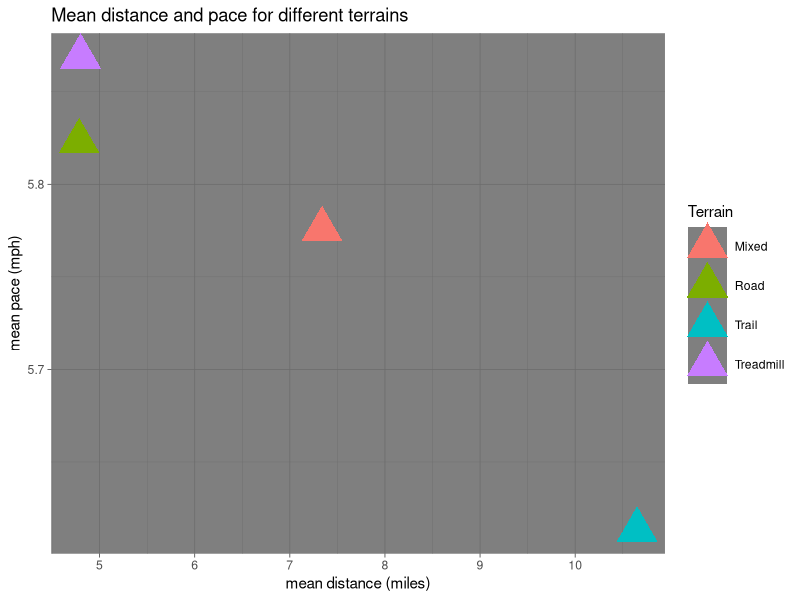
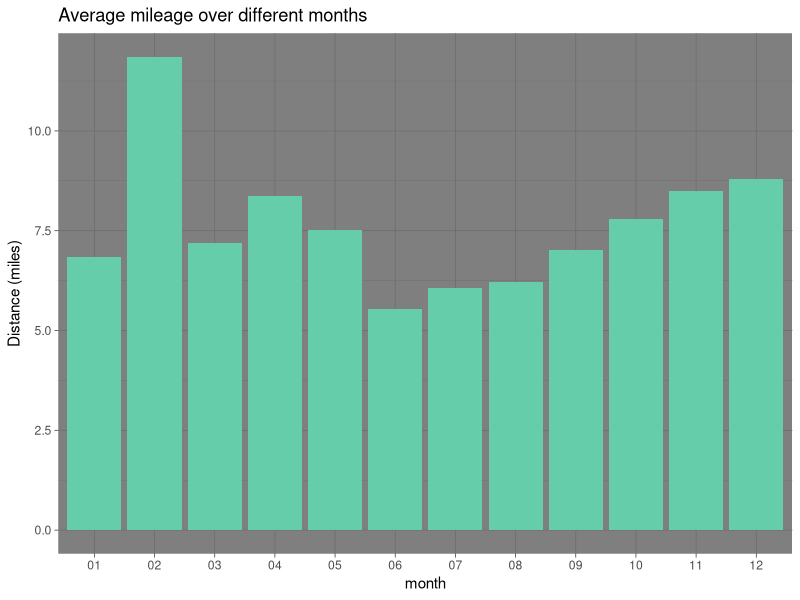
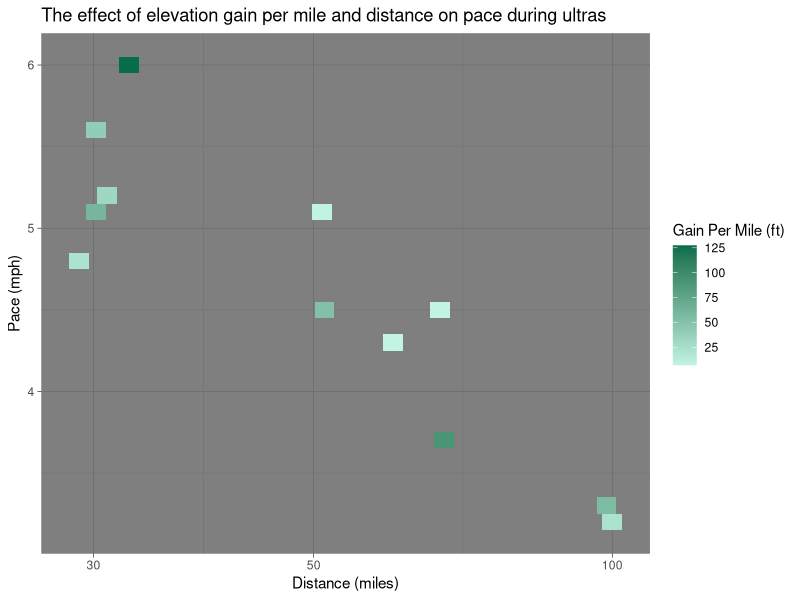
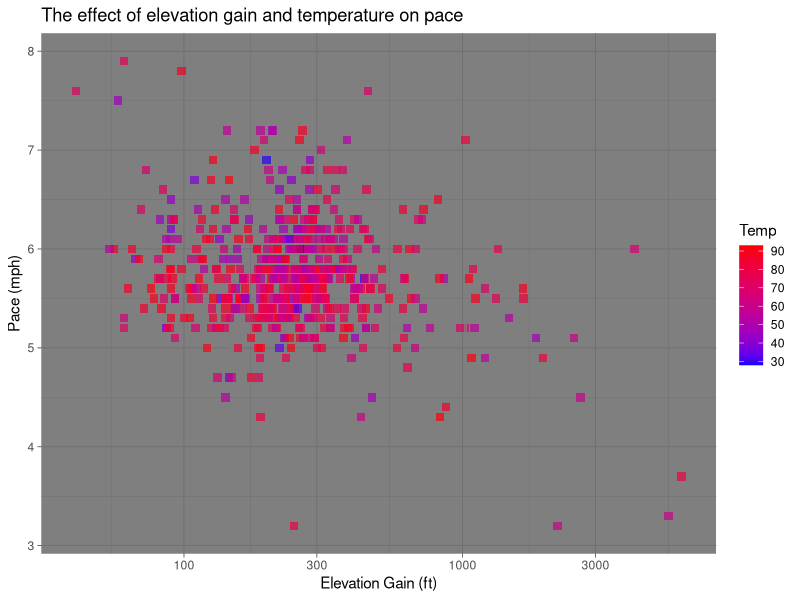
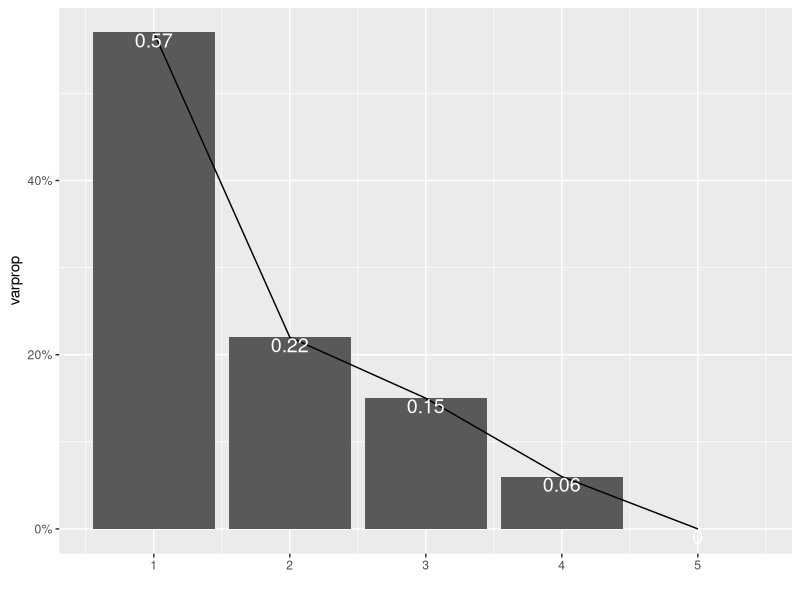
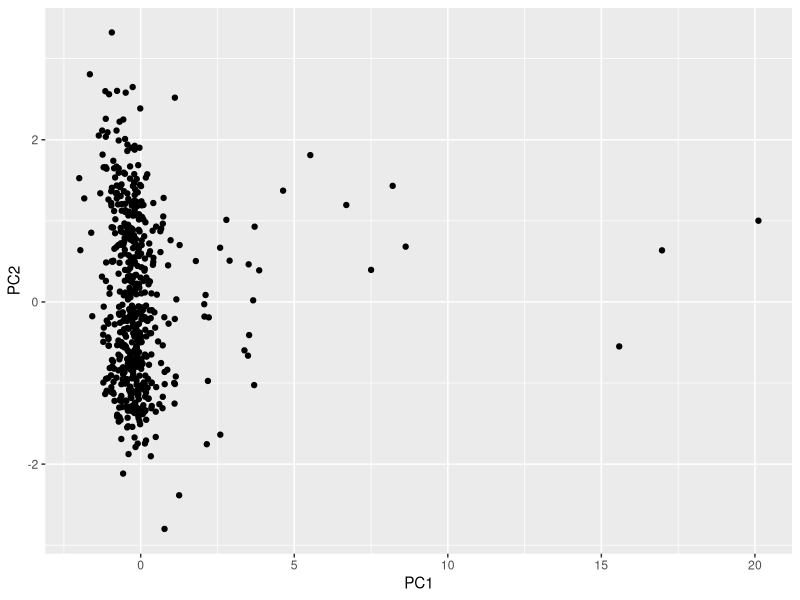
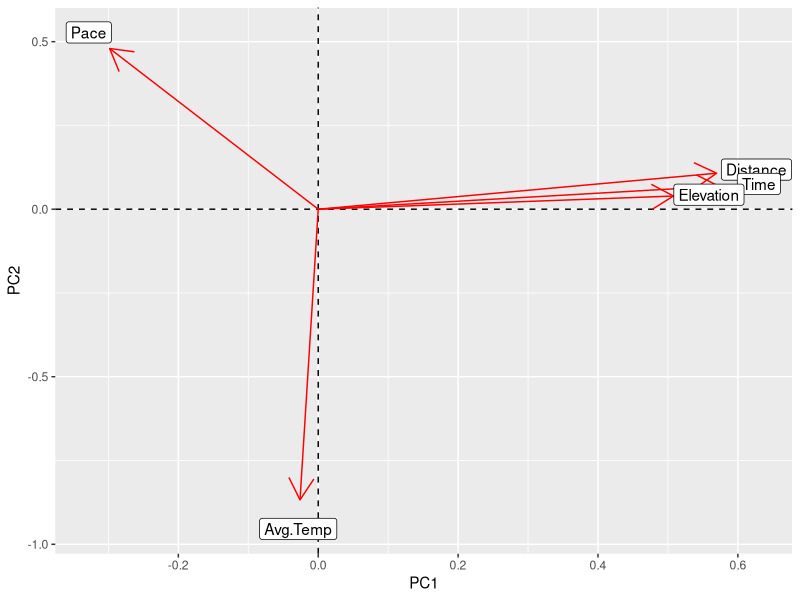

Generate these figures, in order, with R:
## ---- chunk 1
knitr::opts_chunk$set(echo = TRUE)
## ---- chunk 2
library(readr)
library(tibble)
library(dplyr)
library(ggplot2)
library(tidyr)
## ---- chunk 3
Strava_Data1 <- read_csv("Strava Data1.csv", 
    col_types = cols(Avg.Temp = col_number(), 
        Date = col_date(format = "%m/%d/%Y"), 
        Distance = col_number(), Elevation = col_number(), 
        Max.Temp = col_number(), Min.Temp = col_number(), 
        Pace = col_number(), Time = col_number()))
Weather_Data <- read_csv("Weather Data.csv", 
    col_types = cols(Avg.Temp = col_number(), 
        Date = col_date(format = "%m/%d/%Y"), 
        Max.Temp = col_number(), Min.Temp = col_number()))
head(Strava_Data1)
head(Weather_Data)
## ---- chunk 4
dat <- Strava_Data1 %>% filter(is.na(Min.Temp))
weatherdat2 <- Weather_Data %>% rename(minimum.temp=Min.Temp, average.temp=Avg.Temp, maximum.temp=Max.Temp)
dat1 <- inner_join(dat, weatherdat2, by="Date")
dat2 <- dat1 %>% select(-Min.Temp, -Max.Temp, -Avg.Temp)
dat3 <- left_join(Strava_Data1, dat2)
dat3$Min.Temp = ifelse(is.na(dat3$Min.Temp), paste(dat3$minimum.temp),paste(dat3$Min.Temp))
dat3$Avg.Temp = ifelse(is.na(dat3$Avg.Temp), paste(dat3$average.temp),paste(dat3$Avg.Temp))
dat3$Max.Temp = ifelse(is.na(dat3$Max.Temp), paste(dat3$maximum.temp),paste(dat3$Max.Temp))
dat4 <- dat3 %>% select(-minimum.temp, -average.temp, -maximum.temp)
dat4$Avg.Temp <- as.numeric(dat4$Avg.Temp)
dat4$Min.Temp <- as.numeric(dat4$Min.Temp)
dat4$Max.Temp <- as.numeric(dat4$Max.Temp)
## ---- chunk 5
dat5<- dat4 %>%  separate(Date, c('year','month','day'), sep = "-", remove = TRUE)
## ---- chunk 6
dat4 <- dat4 %>% mutate(GainPerMile=Elevation/Distance)
## ---- chunk 7
dat4 %>% summarise_if(is.numeric, mean)
dat4 %>% summarise_if(is.numeric, sd)
## ---- chunk 8
dat4 %>% group_by(Day) %>% summarize(mean_Distance = mean(Distance)) %>% 
  arrange(desc(mean_Distance))
## ---- chunk 9
dat4 %>% group_by(Location) %>% 
  filter(Location=="Austin") %>% 
  summarize(mean_Pace = mean(Pace)) %>% 
  arrange(desc(mean_Pace))
## ---- chunk 10
dat4 %>% group_by(Date, Distance) %>% filter(Race=="Yes", Terrain=="Trail", Distance > 27) %>% 
  summarize(Pace_mph = mean(Pace)) %>% arrange(desc(Pace_mph))
## ---- chunk 11
dat4 %>% group_by(TimeOfDay) %>% filter(Race=="No") %>% summarize(mean_Distance = mean(Distance)) %>% 
  arrange(desc(mean_Distance))
dat4 %>% group_by(TimeOfDay) %>% filter(Race=="No") %>% summarize(mean_Pace = mean(Pace)) %>% 
  arrange(desc(mean_Pace))
## ---- chunk 12
dat4 %>% group_by(Terrain) %>% summarize(mean_Pace = mean(Pace)) %>% 
  arrange(desc(mean_Pace))
dat4 %>% group_by(Terrain) %>% summarize(mean_Distance = mean(Distance)) %>% 
  arrange(desc(mean_Distance))
## ---- chunk 13
#does temperature or elevation affect pace?
dat4 %>% summarize(mean_Pace = mean(Pace))
dat4 %>% filter(ntile(Max.Temp, 100) > 75) %>% summarize(mean_Pace_hot = mean(Pace))
dat4 %>% filter(ntile(Min.Temp, 100) <25) %>% summarize(mean_Pace_cold = mean(Pace))
dat4 %>% filter(ntile(Elevation, 100) > 75) %>% summarize(mean_Pace_hilly = mean(Pace))
dat4 %>% filter(ntile(Elevation, 100) <25) %>% summarize(mean_Pace_flat = mean(Pace))
## ---- chunk 14
dat8 <- dat4 %>% group_by(Terrain) %>% summarize(mean_Pace = mean(Pace), mean_Distance=mean(Distance))
ggplot(data = dat8, aes(x = mean_Distance, y = mean_Pace, color = Terrain)) + theme_dark() + 
  geom_point(size=10, shape="triangle")  + 
  labs(x = "mean distance (miles)", y = "mean pace (mph)", 
       title = "Mean distance and pace for different terrains")
## ---- chunk 15
ggplot(data = dat5, aes(x=month, y=Distance)) +geom_bar(size=5, stat = "summary", fill="#66cdaa") + 
  theme_dark() +
  labs(y="Distance (miles)", title = "Average mileage over different months")
## ---- chunk 16
dat7 <- dat4 %>%  filter(Race=="Yes", Terrain=="Trail", Distance > 27)
ggplot(data = dat7, aes(x = Distance, y = Pace, fill = GainPerMile)) + theme_dark() + 
  geom_tile(height=0.1, width=0.02)  + 
  scale_fill_continuous(low="#c1f4e3", high="#076d4b", name = "Gain Per Mile (ft)") +
  scale_x_log10() +
  labs(x = "Distance (miles)", y = "Pace (mph)", 
       title = "The effect of elevation gain per mile and distance on pace during ultras")
## ---- chunk 17
dat6 <- dat4 %>% filter(Elevation > 37.9)
ggplot(data = dat6, aes(x = Elevation, y = Pace, fill = Avg.Temp)) + theme_dark() + 
  geom_tile(height=0.085, width=0.03, alpha=0.7)  + 
  scale_fill_continuous(low="blue", high="red", name = "Temp") +
  scale_x_log10() +
labs(x = "Elevation Gain (ft)", y = "Pace (mph)", title = "The effect of elevation gain and temperature on pace")
## ---- chunk 18
dat5<-dat4%>%filter(Elevation>0)
pca_nums<-dat5%>%select_if(is.numeric)%>%select(-GainPerMile, -Min.Temp, -Max.Temp)%>%scale
rownames(pca_nums)<-dat5$Date
pca_nums=pca_nums[complete.cases(pca_nums),]
pca<-princomp(pca_nums)
pca
## ---- chunk 19
#method 1 of determining PC's to keep
eigval<-pca$sdev^2
eigval
#method 2 of determining how to keep PC's
round(cumsum(eigval)/sum(eigval),2) 
#proportion of var explained by each PC, method 3 (keep 4)
varprop=round(eigval/sum(eigval),2)
ggplot()+geom_bar(aes(y=varprop,x=1:5),stat="identity")+xlab("")+geom_path(aes(y=varprop,x=1:5))+  
  geom_text(aes(x=1:5,y=varprop,label=round(varprop,2)),vjust=1,col="white",size=5)+  
  scale_y_continuous(breaks=seq(0,.6,.2),labels = scales::percent)+  scale_x_continuous(breaks=1:10)
## ---- chunk 20
summary(pca, loadings=T)
## ---- chunk 21
ggplot()+geom_point(aes(pca$scores[,1], pca$scores[,2]))+xlab("PC1")+ylab("PC2")
## ---- chunk 22
pca$loadings[1:5,1:2]%>%as.data.frame%>%rownames_to_column%>%
  ggplot()+geom_hline(aes(yintercept=0),lty=2)+
  geom_vline(aes(xintercept=0),lty=2)+ylab("PC2")+xlab("PC1")+
  geom_segment(aes(x=0,y=0,xend=Comp.1,yend=Comp.2),arrow=arrow(),col="red")+
  geom_label(aes(x=Comp.1*1.1,y=Comp.2*1.1,label=rowname))
